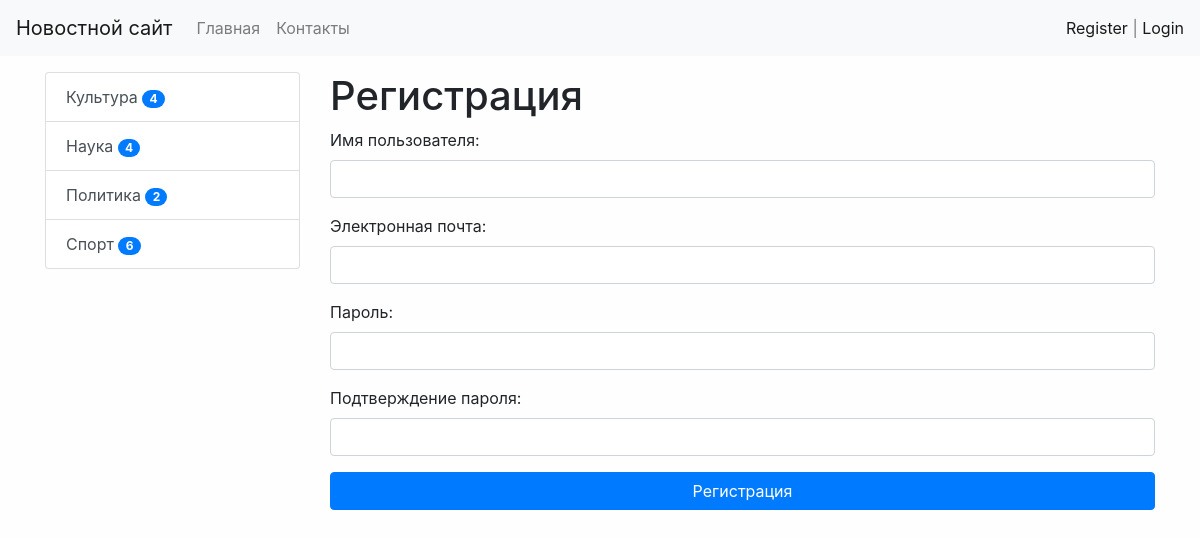
Screenshot of /register/ with the database file from the repository.
### news/models.py (models this page shows, shortened)
class Category(models.Model):
    title = models.CharField(max_length=150, db_index=True)
    def get_absolute_url(self):
        return reverse('category', kwargs={'category_id': self.pk})
    class Meta:
        verbose_name = 'Категория'
        verbose_name_plural = 'Категории'
        ordering = ['title']

### news/views.py (the view)
# urls.py: path('register/',register,name = 'register'),
def register(request):
    if request.method == 'POST':
        form = UserRegisterForm(request.POST)
        if form.is_valid():
            user = form.save()
            login(request, user)
            messages.success(request, 'Вы успешно зарегистрировались')
            return redirect('login')
        else:
            messages.error(request, 'Ошибка регистрации')
    else:
        form = UserRegisterForm()
    return render(request, "news/register.html", {'form': form})

### news/forms.py
class UserRegisterForm(UserCreationForm):
    email = forms.EmailField(label='Электронная почта', widget=forms.EmailInput(attrs={"class": "form-control"}))
    username = forms.CharField(label='Имя пользователя', widget=forms.TextInput(attrs={"class": "form-control"}))
    password1 = forms.CharField(label='Пароль', widget=forms.PasswordInput(attrs={"class": "form-control"}))
    password2 = forms.CharField(label='Подтверждение пароля',
                                widget=forms.PasswordInput(attrs={"class": "form-control"}))
    class Meta:
        model = User
        fields = ['username', 'email', 'password1', 'password2']

### news/templatetags/news_tags.py (called while the page is built)
@register.simple_tag(name='get_list_categories')
def get_categories():
    return Category.objects.all()

@register.inclusion_tag('news/list_categories.html')
def show_categories():
    categories = Category.objects.annotate(cnt=Count('news', filter=F('news__is_published'))).filter(cnt__gt=0)
    return {'categories': categories}

### news/templates/news/register.html (shortened to what this page needs)
{% extends 'base.html' %}
{% block sitebar %}
{% include 'inc/_sidebar.html' %}
{% endblock %}
{% block content %}
<h1>Регистрация</h1>
<form method="post">
    {{ form.as_p }}
    <button type="submit" class="btn btn-primary btn-block">Регистрация</button>
</form>
{% endblock %}

### news/templates/news/list_categories.html
<div class="list-group">
  {% for item in categories %}
  <a href=" {{ item.get_absolute_url }}" class="list-group-item list-group-item-action">{{ item.title }}  <span class="badge badge-primary badge-pill">{{ item.cnt }}</span></a>
  {% endfor %}
</div>

### mysite/static/css/style.css (style rules this page uses)
body { background-color: #fefefe; }

### rows the page displays
Category: title "Культура", cnt "4"
Category: title "Наука", cnt "4"
Category: title "Политика", cnt "2"
Category: title "Спорт", cnt "6"
